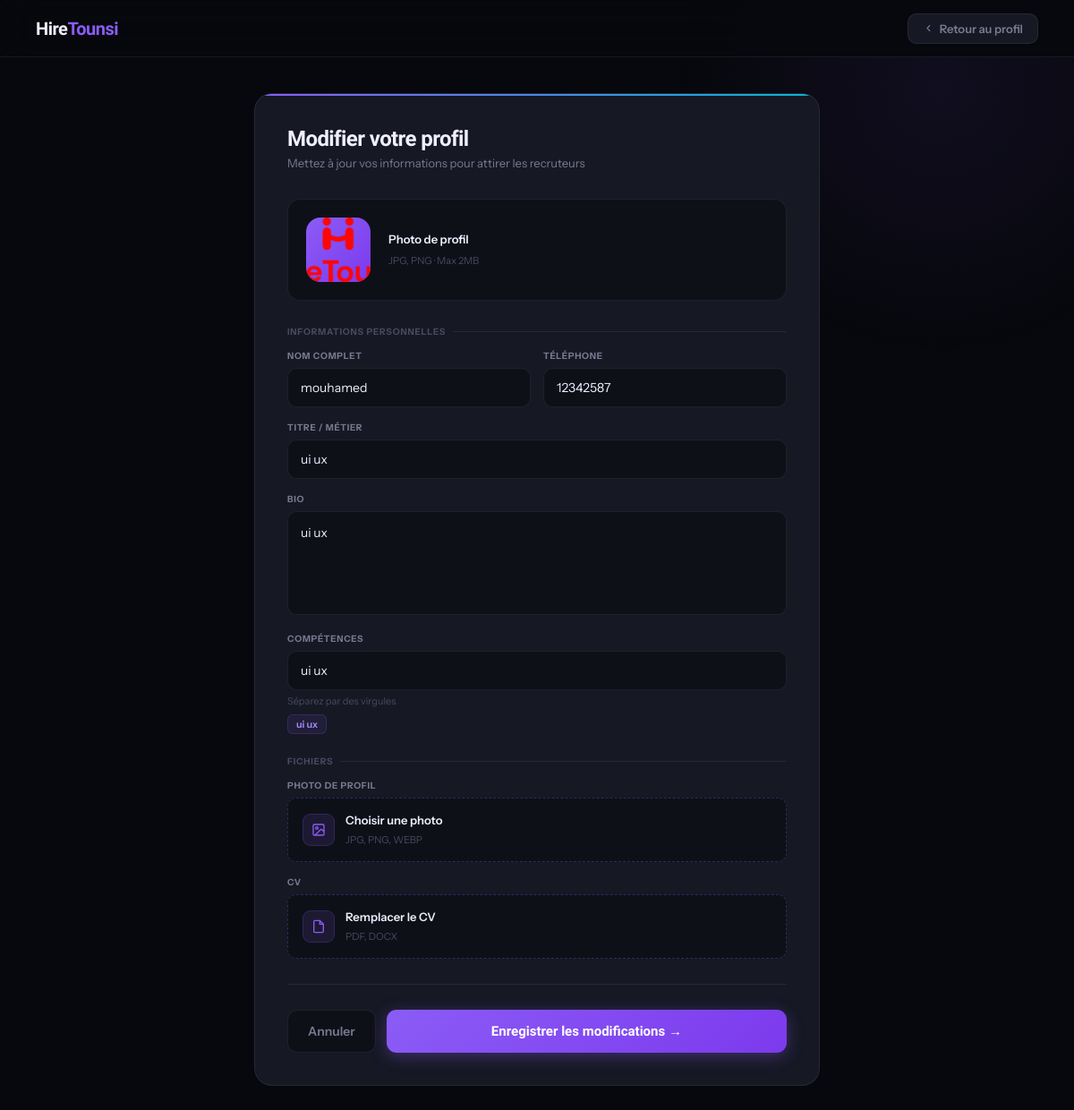
/edit_profile.php (signed in), run on the app's committed database.
### tables this page shows
CREATE TABLE `users` (
  `id` int(11) NOT NULL,
  `name` varchar(100) NOT NULL,
  `email` varchar(150) NOT NULL,
  `password` varchar(255) NOT NULL,
  `created_at` timestamp NOT NULL DEFAULT current_timestamp(),
  `phone` varchar(20) DEFAULT NULL,
  `bio` text DEFAULT NULL,
  `skills` text DEFAULT NULL,
  `cv_path` varchar(255) DEFAULT NULL,
  `avatar_path` varchar(255) DEFAULT NULL,
  `job_title` varchar(100) DEFAULT NULL,
  `role` enum('candidat','recruteur','both','admin') DEFAULT 'candidat',
  `is_recruiter` tinyint(1) DEFAULT 0,
  `profile_photo` varchar(255) DEFAULT NULL,
  `cv` varchar(255) DEFAULT NULL
);

### edit_profile.php (the view, shortened to what this page needs)
<?php
include "config.php";
$userId = $_SESSION["user_id"];
$stmt = $pdo->prepare("SELECT * FROM users WHERE id=?");
$stmt->execute([$userId]);
$user = $stmt->fetch();
?>
<!DOCTYPE html>
<html lang="fr">
<head>
</head>
<body>
<nav>
  <a href="index.html" class="nav-logo">Hire<span>Tounsi</span></a>
  <a href="profile.php" class="nav-back">
    <svg width="13" height="13" viewBox="0 0 24 24" fill="none" stroke="currentColor" stroke-width="2"><path d="m15 18-6-6 6-6"/></svg>
    Retour au profil
  </a>
</nav>
<main>
<div class="form-card">
  <div class="form-header">
    <h1>Modifier votre profil</h1>
    <p>Mettez à jour vos informations pour attirer les recruteurs</p>
  </div>
  <div class="avatar-section">
    <div class="avatar-preview" id="avatarPreview">
      <?php if (!empty($user["profile_photo"])): ?>
        <img id="previewImg" src="uploads/<?= htmlspecialchars($user["profile_photo"]) ?>" style="display:block">
      <?php else: ?>
        <?= strtoupper(substr($user["name"], 0, 1)) ?>
      <?php endif; ?>
    </div>
    <div class="avatar-info">
      <p>Photo de profil</p>
      <span>JPG, PNG · Max 2MB</span>
    </div>
  </div>
  <form method="POST" enctype="multipart/form-data">
    <div class="form-section-title">Informations personnelles</div>
    <div class="form-row">
      <div class="field">
        <label>Nom complet</label>
        <input type="text" name="name" value="<?= htmlspecialchars($user['name']) ?>" placeholder="Votre nom">
      </div>
      <div class="field">
        <label>Téléphone</label>
        <input type="text" name="phone" value="<?= htmlspecialchars($user['phone'] ?? '') ?>" placeholder="+216 XX XXX XXX">
      </div>
    </div>
    <div class="field">
      <label>Titre / Métier</label>
      <input type="text" name="job_title" value="<?= htmlspecialchars($user['job_title'] ?? '') ?>" placeholder="Ex : Développeur Full-Stack, Designer UI/UX…">
    </div>
    <div class="field">
      <label>Bio</label>
      <textarea name="bio" rows="4" placeholder="Présentez-vous en quelques lignes…"><?= htmlspecialchars($user['bio'] ?? '') ?></textarea>
    </div>
    <div class="field">
      <label>Compétences</label>
      <input type="text" name="skills" id="skillsInput" value="<?= htmlspecialchars($user['skills'] ?? '') ?>" placeholder="Ex : React, PHP, Figma, Python…">
      <div class="hint">Séparez par des virgules</div>
      <div class="skills-preview" id="skillsPreview"></div>
    </div>
    <div class="form-section-title">Fichiers</div>
    <div class="field">
      <label>Photo de profil</label>
      <div class="file-zone">
        <div class="file-icon">
          <svg width="16" height="16" viewBox="0 0 24 24" fill="none" stroke="currentColor" stroke-width="2"><rect width="18" height="18" x="3" y="3" rx="2"/><circle cx="9" cy="9" r="2"/><path d="m21 15-3.086-3.086a2 2 0 0 0-2.828 0L6 21"/></svg>
        </div>
        <div class="file-txt">
          <p>Choisir une photo</p>
          <span>JPG, PNG, WEBP</span>
        </div>
      </div>
    </div>
    <div class="field">
      <label>CV</label>
      <div class="file-zone">
        <div class="file-icon">
          <svg width="16" height="16" viewBox="0 0 24 24" fill="none" stroke="currentColor" stroke-width="2"><path d="M14 2H6a2 2 0 0 0-2 2v16a2 2 0 0 0 2 2h12a2 2 0 0 0 2-2V8z"/><polyline points="14 2 14 8 20 8"/></svg>
        </div>
        <div class="file-txt" id="cvLabel">
          <p><?= !empty($user['cv']) ? 'Remplacer le CV' : 'Choisir un CV' ?></p>
          <span>PDF, DOCX</span>
        </div>
      </div>
    </div>
    <div class="divider"></div>
    <div class="submit-row">
      <a href="profile.php" class="btn-cancel">Annuler</a>
      <button type="submit" class="btn-submit">Enregistrer les modifications →</button>
    </div>
  </form>
</div>
</main>
</body>
</html>

### data on the page
users: profile_photo (picture), name "mouhamed", phone "12342587", job_title "ui ux", bio "ui ux", skills "ui ux"
